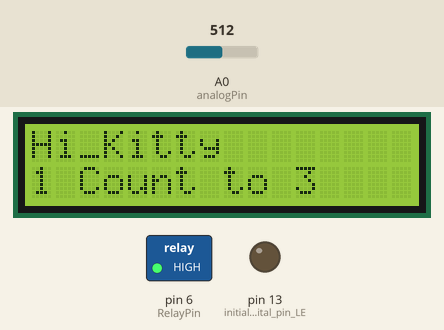
A sketch run on a simulated Arduino Uno, built with avr-gcc and run on an emulated ATmega328P. Shown: 16×2 character LCD, switched loads named in the sketch (green lamp = pin HIGH), output pins drawn as LEDs (lit = HIGH). Inputs (shaded band) come from the test bench; at power-on: A0 (analogPin) = 512.

Above: at 1.2 s.
1.3 s: A0 (analogPin) set to 153
4.2 s: A0 (analogPin) set to 139
At 5.2 s:
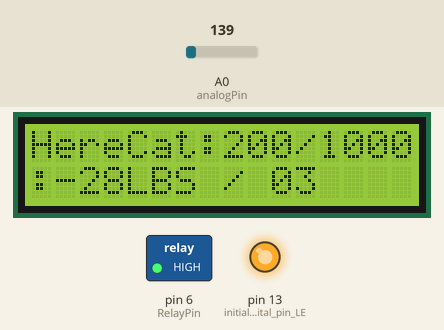
7.2 s: A0 (analogPin) set to 99
At 8.0 s:
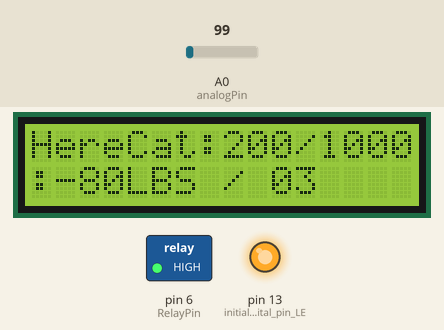
10.2 s: A0 (analogPin) set to 84
At 11.0 s:
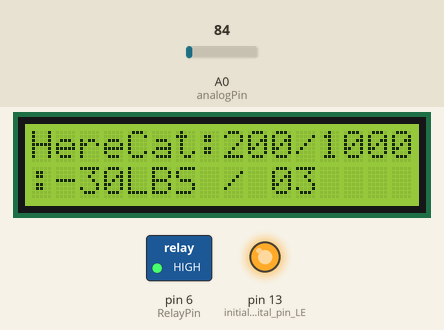
13.2 s: A0 (analogPin) set to 37
At 14.1 s:
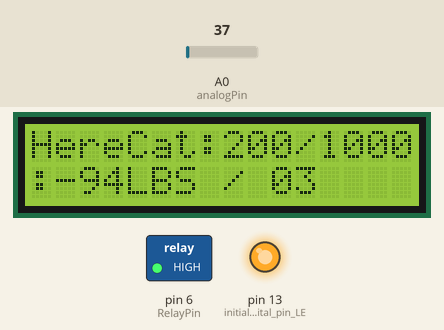
16.2 s: A0 (analogPin) set to 33
At 17.1 s:
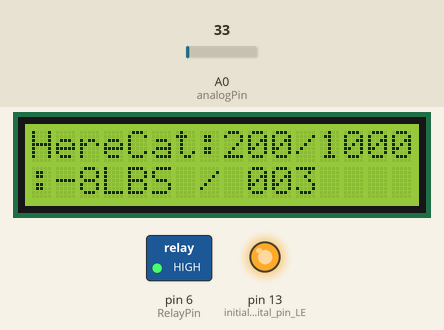
Timing chart, 0 to 19.2 s (numbered marks = the images above; inputs shaded):
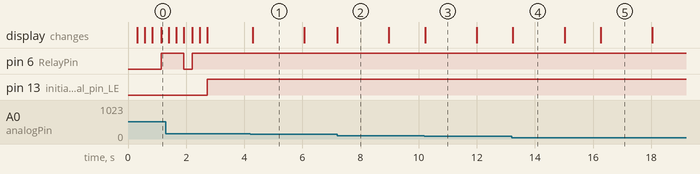

The sketch:

WetTheCatv3.2.ino
```cpp
/***********************************************************
  File name: WetTheCatv1.0.ino
  Description: The Relay will be turned on when the motion has been detected.
  v2.0 The Relay will be turned on when the cats weight has been detected
  v3.0 Added Zero on Positive Value two pounds less than low weight
  Author: SPH
  Date: 2018/06/22
***********************************************************/

int analogPin = 0;  // Analog pin 0 connected to Srain Gage Bending Bridgr=e Output

int WeightSensor = 0;
signed int Weight;              // Final weight Value with mutiplier and offset
unsigned int weightoffset = 94;   // Offset to bring pounds to zero
unsigned int SprayCount = 0;      // Spray Counter
const int SprayReset = 2;         //Spray Counter value to reset zero value

const int posoffset = 0;        // Value to offset by to keep value positive
const int poszero = 180;            // Weight value from lowweight value to zero
const int lowweight = 200;         // Weight value to trigger event
const int highweight = 1000;       // Weight value to not trigger event
const int triggercounter = 3;     // Weight trigger counter to delay spray event
const int spraytime = 300;        // Spary on time
unsigned int counter = 0;         // Spary delay counter
unsigned int zerocount = 0;       // zero dely counter
const int RelayPin = 6;           //Set the digital 6 to RelayPin

// include the library code:
#include <LiquidCrystal.h>
// initialize the library with the numbers of the interface pins
LiquidCrystal lcd(7, 8, 9, 10, 11, 12);
/*
   LCD RS pin to digital pin 7
   LCD Enable pin to digital pin 8
   LCD D4 pin to digital pin 9
   LCD D5 pin to digital pin 10
   LCD D6 pin to digital pin 11
   LCD D7 pin to digital pin 12
   LCD R/W pin to ground
   LCD VSS pin to ground
   LCD VCC pin to 5V
*/

void setup()
{
  // put your setup code here, to run once:

  // set up the LCD's number of columns and rows:
  lcd.begin(16, 2);

  pinMode( RelayPin, OUTPUT);     //initialize the Relay pin as output 6
  pinMode (LED_BUILTIN, OUTPUT);  //initialize digital pin LED_BUILTIN as an output
  pinMode(WeightSensor, INPUT);   //Set the connection analog 0 pin to Input
}

void loop()
// put your main code here, to run repeatedly:
{
  WeightSensor  = analogRead(analogPin);
  Weight = (WeightSensor * 2) - weightoffset + posoffset; // Add posoffset to keep value positive // Changed from 0.2 to 2
  lcd.setCursor(0, 1);        // set the cursor to column 0, line 1 // (note: line 1 is the second row, since counting begins with 0)
  lcd.print(":");       // Print a message of "Pounds: "to the LCD.
//  lcd.print("Pounds:");       // Print a message of "Pounds: "to the LCD.
  lcd.print(Weight);   // Print a weight value to the LCD.
//  lcd.print(Weight - posoffset);   // Print a weight value to the LCD.
  lcd.print("LBS / ");        // Print a message of "Pounds: "to the LCD.
  lcd.print(SprayCount);      // Print spary counter value to the LCD

//Needed for when dog drops bone on weight board
if (SprayCount >= SprayReset)                        //Zero weight value on spary reset
{
  weightoffset = (Weight - posoffset + weightoffset);     // Zero weight value
  SprayCount = 0;                                    // Zero Spray Counter
}

//Needed for when dog drops picks up bone from weight board
//Addded delay for when dog jumps off board
// Added "or" to zero out floating positive value
if (Weight < posoffset or Weight >= lowweight - poszero + posoffset && Weight < lowweight + posoffset)
{
  zerocount = (zerocount + 1);
  delay(250);
}
else // of (Weight < posoffset)
{
  zerocount = (0);
}
  if (zerocount >= 5)
{
  weightoffset = (Weight - posoffset + weightoffset);     // Zero weight value
}


if (counter >= triggercounter)    // Check for counter to turn on sprayer
{
  digitalWrite(RelayPin, LOW);    // Turns on spray relay
  lcd.clear();                    // Clears the LCD screen and positions the cursor in the upper-left corner
  lcd.setCursor(0, 0);
  lcd.print("Wet_Kitty");
  counter = 0;                     // Reset counter to zero
  SprayCount = (SprayCount + 1);   // Increment spary counter
  delay(spraytime);                // wait to turn off relay
  digitalWrite(RelayPin, HIGH);    // Turn Off Relay
}

if (Weight >= lowweight + posoffset && Weight <= highweight + posoffset)  // Add posoffset to keep value positive
{
  digitalWrite (LED_BUILTIN, LOW);  // turn the LED off
  lcd.clear();                      // Clears the LCD screen and positions the cursor in the upper-left corner
  lcd.setCursor(0, 0);
  lcd.print("Hi_Kitty");
  counter = (counter + 1);          // counter to run sprayer
  lcd.setCursor(0, 1);
  lcd.print(counter);
  lcd.print(" Count to ");
  lcd.print(triggercounter);         // print trigger counter value to LCD
  delay(250);                        // Delay loop to check for weight again
}
else // Else statement to print live values to LCD
{
  digitalWrite (LED_BUILTIN, HIGH);  //turn the LED ON
  digitalWrite(RelayPin, HIGH);
  lcd.setCursor(0, 0);
  lcd.print("HereCat:");
  lcd.print(lowweight);
  lcd.print("/");
  lcd.print(highweight);
  counter = (0);
  delay(100);
}
}
```

Measured:
- the behaviour switches between 147 and 146 on A0 (analogPin) (found by bisection; images 0 and 1)
- after the input at 4.2 s, the display: changes after 0.09 s (image 1)
- after the input at 7.2 s, the display: changes at once (image 2)
- after the input at 10.2 s, the display: changes at once (image 3)
- after the input at 13.2 s, the display: changes after 0.05 s (image 4)
- after the input at 16.2 s, the display: changes after 0.07 s (image 5)
- what the display in image 1 shows lasts 1.8 s, from 4.3 s to 6.1 s
